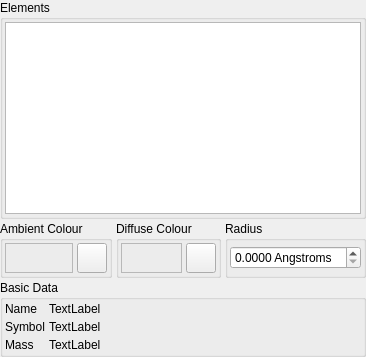
     <widget class="QWidget" name="ElementsTab" >
      <attribute name="title" >
       <string>Elements</string>
      </attribute>
      <attribute name="icon" >
       <iconset resource="icons.qrc" >:/build/icons/build_ptable.svg</iconset>
      </attribute>
      <layout class="QVBoxLayout" >
       <property name="margin" >
        <number>0</number>
       </property>
       <property name="spacing" >
        <number>2</number>
       </property>
       <item>
        <widget class="QGroupBox" name="ElementListGroup" >
         <property name="sizePolicy" >
          <sizepolicy>
           <hsizetype>1</hsizetype>
           <vsizetype>7</vsizetype>
           <horstretch>0</horstretch>
           <verstretch>0</verstretch>
          </sizepolicy>
         </property>
         <property name="title" >
          <string>Elements</string>
         </property>
         <layout class="QVBoxLayout" >
          <property name="margin" >
           <number>2</number>
          </property>
          <property name="spacing" >
           <number>4</number>
          </property>
          <item>
           <widget class="QListWidget" name="ElementList" >
            <property name="sizePolicy" >
             <sizepolicy>
              <hsizetype>1</hsizetype>
              <vsizetype>7</vsizetype>
              <horstretch>0</horstretch>
              <verstretch>0</verstretch>
             </sizepolicy>
            </property>
           </widget>
          </item>
         </layout>
        </widget>
       </item>
       <item>
        <layout class="QHBoxLayout" >
         <property name="margin" >
          <number>0</number>
         </property>
         <property name="spacing" >
          <number>4</number>
         </property>
         <item>
          <widget class="QGroupBox" name="ElementAmbientGroup" >
           <property name="sizePolicy" >
            <sizepolicy>
             <hsizetype>1</hsizetype>
             <vsizetype>1</vsizetype>
             <horstretch>0</horstretch>
             <verstretch>0</verstretch>
            </sizepolicy>
           </property>
           <property name="title" >
            <string>Ambient Colour</string>
           </property>
           <layout class="QVBoxLayout" >
            <property name="margin" >
             <number>2</number>
            </property>
            <property name="spacing" >
             <number>4</number>
            </property>
            <item>
             <layout class="QHBoxLayout" >
              <property name="margin" >
               <number>0</number>
              </property>
              <property name="spacing" >
               <number>4</number>
              </property>
              <item>
               <widget class="TColourFrame" name="ElementAmbientColourFrame" >
                <property name="sizePolicy" >
                 <sizepolicy>
                  <hsizetype>7</hsizetype>
                  <vsizetype>5</vsizetype>
                  <horstretch>0</horstretch>
                  <verstretch>0</verstretch>
                 </sizepolicy>
                </property>
                <property name="frameShape" >
                 <enum>QFrame::StyledPanel</enum>
                </property>
                <property name="frameShadow" >
                 <enum>QFrame::Raised</enum>
                </property>
               </widget>
              </item>
              <item>
               <widget class="QPushButton" name="ElementAmbientColourButton" >
                <property name="sizePolicy" >
                 <sizepolicy>
                  <hsizetype>5</hsizetype>
                  <vsizetype>5</vsizetype>
                  <horstretch>0</horstretch>
                  <verstretch>0</verstretch>
                 </sizepolicy>
                </property>
                <property name="minimumSize" >
                 <size>
                  <width>16</width>
                  <height>16</height>
                 </size>
                </property>
                <property name="maximumSize" >
                 <size>
                  <width>30</width>
                  <height>30</height>
                 </size>
                </property>
                <property name="text" >
                 <string/>
                </property>
                <property name="icon" >
                 <iconset resource="icons.qrc" >:/basic/icons/basic_colour.svg</iconset>
                </property>
               </widget>
              </item>
             </layout>
            </item>
           </layout>
          </widget>
         </item>
         <item>
          <widget class="QGroupBox" name="ElementDiffuseGroup" >
           <property name="sizePolicy" >
            <sizepolicy>
             <hsizetype>1</hsizetype>
             <vsizetype>1</vsizetype>
             <horstretch>0</horstretch>
             <verstretch>0</verstretch>
            </sizepolicy>
           </property>
           <property name="title" >
            <string>Diffuse Colour</string>
           </property>
           <layout class="QVBoxLayout" >
            <property name="margin" >
             <number>2</number>
            </property>
            <property name="spacing" >
             <number>4</number>
            </property>
            <item>
             <layout class="QHBoxLayout" >
              <property name="margin" >
               <number>0</number>
              </property>
              <property name="spacing" >
               <number>4</number>
              </property>
              <item>
               <widget class="TColourFrame" name="ElementDiffuseColourFrame" >
                <property name="sizePolicy" >
                 <sizepolicy>
                  <hsizetype>7</hsizetype>
                  <vsizetype>5</vsizetype>
                  <horstretch>0</horstretch>
                  <verstretch>0</verstretch>
                 </sizepolicy>
                </property>
                <property name="frameShape" >
                 <enum>QFrame::StyledPanel</enum>
                </property>
                <property name="frameShadow" >
                 <enum>QFrame::Raised</enum>
                </property>
               </widget>
              </item>
              <item>
               <widget class="QPushButton" name="ElementDiffuseColourButton" >
                <property name="sizePolicy" >
                 <sizepolicy>
                  <hsizetype>5</hsizetype>
                  <vsizetype>5</vsizetype>
                  <horstretch>0</horstretch>
                  <verstretch>0</verstretch>
                 </sizepolicy>
                </property>
                <property name="minimumSize" >
                 <size>
                  <width>30</width>
                  <height>30</height>
                 </size>
                </property>
                <property name="maximumSize" >
                 <size>
                  <width>30</width>
                  <height>30</height>
                 </size>
                </property>
                <property name="text" >
                 <string/>
                </property>
                <property name="icon" >
                 <iconset resource="icons.qrc" >:/basic/icons/basic_colour.svg</iconset>
                </property>
               </widget>
              </item>
             </layout>
            </item>
           </layout>
          </widget>
         </item>
         <item>
          <widget class="QGroupBox" name="ElementRadiusGroup" >
           <property name="sizePolicy" >
            <sizepolicy>
             <hsizetype>7</hsizetype>
             <vsizetype>1</vsizetype>
             <horstretch>0</horstretch>
             <verstretch>0</verstretch>
            </sizepolicy>
           </property>
           <property name="title" >
            <string>Radius</string>
           </property>
           <layout class="QHBoxLayout" >
            <property name="margin" >
             <number>2</number>
            </property>
            <property name="spacing" >
             <number>4</number>
            </property>
            <item>
             <widget class="QDoubleSpinBox" name="ElementRadiusSpin" >
              <property name="sizePolicy" >
               <sizepolicy>
                <hsizetype>7</hsizetype>
                <vsizetype>0</vsizetype>
                <horstretch>0</horstretch>
                <verstretch>0</verstretch>
               </sizepolicy>
              </property>
              <property name="suffix" >
               <string> Angstroms</string>
              </property>
              <property name="decimals" >
               <number>4</number>
              </property>
              <property name="singleStep" >
               <double>0.010000000000000</double>
              </property>
             </widget>
            </item>
           </layout>
          </widget>
         </item>
        </layout>
       </item>
       <item>
        <widget class="QGroupBox" name="groupBox" >
         <property name="sizePolicy" >
          <sizepolicy>
           <hsizetype>7</hsizetype>
           <vsizetype>5</vsizetype>
           <horstretch>0</horstretch>
           <verstretch>0</verstretch>
          </sizepolicy>
         </property>
         <property name="title" >
          <string>Basic Data</string>
         </property>
         <layout class="QGridLayout" >
          <property name="margin" >
           <number>2</number>
          </property>
          <property name="spacing" >
           <number>4</number>
          </property>
          <item row="1" column="1" >
           <widget class="QLabel" name="ElementSymbolLabel" >
            <property name="sizePolicy" >
             <sizepolicy>
              <hsizetype>7</hsizetype>
              <vsizetype>5</vsizetype>
              <horstretch>0</horstretch>
              <verstretch>0</verstretch>
             </sizepolicy>
            </property>
            <property name="text" >
             <string>TextLabel</string>
            </property>
           </widget>
          </item>
          <item row="0" column="0" >
           <widget class="QLabel" name="label64574" >
            <property name="text" >
             <string>Name</string>
            </property>
           </widget>
          </item>
          <item row="2" column="1" >
           <widget class="QLabel" name="ElementMassLabel" >
            <property name="sizePolicy" >
             <sizepolicy>
              <hsizetype>7</hsizetype>
              <vsizetype>5</vsizetype>
              <horstretch>0</horstretch>
              <verstretch>0</verstretch>
             </sizepolicy>
            </property>
            <property name="text" >
             <string>TextLabel</string>
            </property>
           </widget>
          </item>
          <item row="0" column="1" >
           <widget class="QLabel" name="ElementNameLabel" >
            <property name="sizePolicy" >
             <sizepolicy>
              <hsizetype>7</hsizetype>
              <vsizetype>5</vsizetype>
              <horstretch>0</horstretch>
              <verstretch>0</verstretch>
             </sizepolicy>
            </property>
            <property name="text" >
             <string>TextLabel</string>
            </property>
           </widget>
          </item>
          <item row="2" column="0" >
           <widget class="QLabel" name="label64574_3" >
            <property name="text" >
             <string>Mass</string>
            </property>
           </widget>
          </item>
          <item row="1" column="0" >
           <widget class="QLabel" name="label64574_2" >
            <property name="text" >
             <string>Symbol</string>
            </property>
           </widget>
          </item>
         </layout>
        </widget>
       </item>
      </layout>
     </widget>
